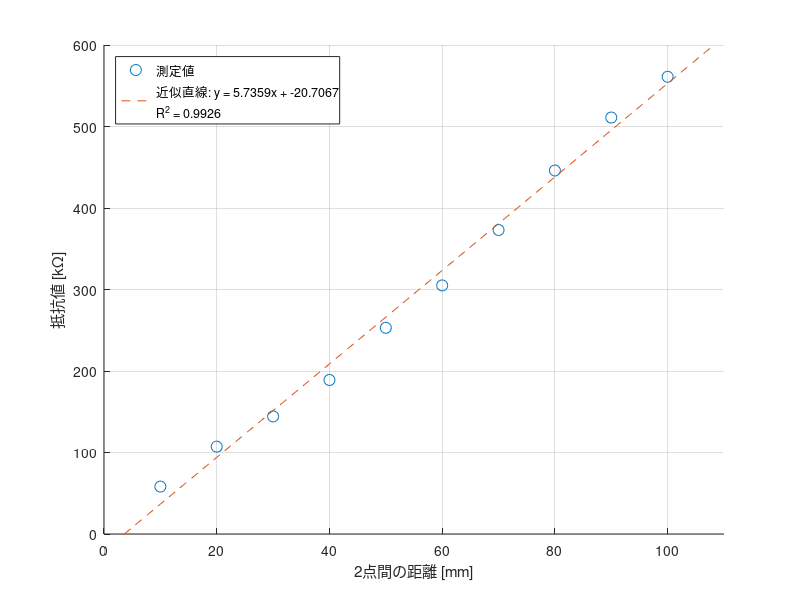

Source code (MATLAB):
% データ
distance   = [10, 20, 30, 40, 50, 60, 70, 80, 90, 100];
resistance = [58.2, 107.2, 144.3, 189, 253, 305, 373, 446, 511, 561];

% 線形近似
p = polyfit(distance, resistance, 1);
fit_x = linspace(0, 110, 100);
fit_y = polyval(p, fit_x);

% 決定係数 R^2
resistance_fit = polyval(p, distance);
ss_res = sum((resistance - resistance_fit).^2);
ss_tot = sum((resistance - mean(resistance)).^2);
R2 = 1 - ss_res / ss_tot;

figure;
hold on;

plot(distance, resistance, 'o', 'MarkerSize', 8, 'DisplayName', '測定値');
plot(fit_x, fit_y, '--', 'DisplayName', sprintf('近似直線: y = %.4fx + %.4f\nR^2 = %.4f', p(1), p(2), R2));

xlabel('2点間の距離 [mm]');
ylabel('抵抗値 [kΩ]');
legend('Location', 'northwest');
grid on;
xlim([0 110]);
ylim([0 600]);

hold off;
